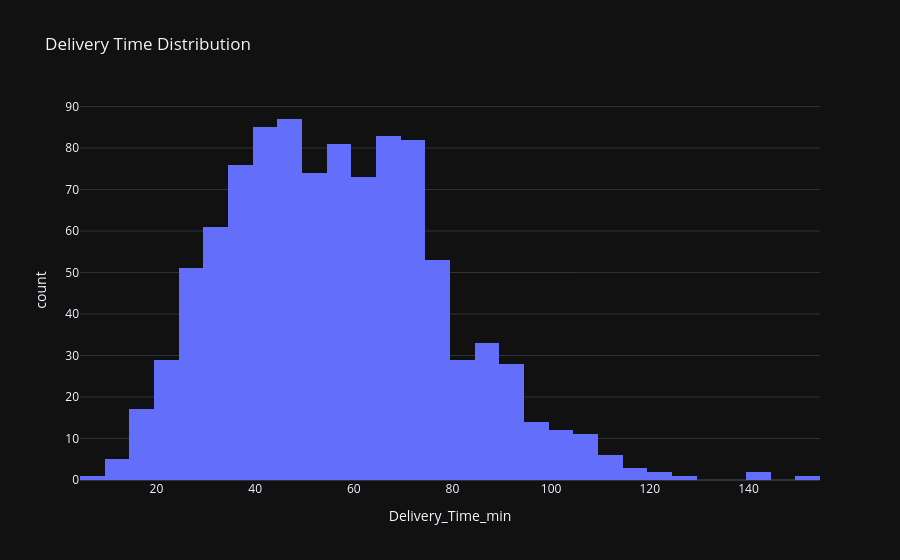

Notebook code for this chart:
### Code cell
fig = px.histogram(df, x='Delivery_Time_min', nbins=30, title='Delivery Time Distribution')
fig.show()

### Figure 1 — Plotly figure (JSON) as saved in the notebook; plotly's stock layout.template omitted (floating-point values rounded to 4 significant figures; data arrays with more than 128 entries replaced by an {"elided": "..."} marker saying what was removed)
{"data": [{"bingroup": "x", "hovertemplate": "Delivery_Time_min=%{x}<br>count=%{y}<extra></extra>", "legendgroup": "", "marker": {"color": "#636efa", "pattern": {"shape": ""}}, "name": "", "nbinsx": 30, "orientation": "v", "showlegend": false, "type": "histogram", "x": {"elided": "1000 int values"}, "xaxis": "x", "yaxis": "y"}], "layout": {"barmode": "relative", "legend": {"tracegroupgap": 0}, "title": {"text": "Delivery Time Distribution"}, "xaxis": {"anchor": "y", "domain": [0, 1], "title": {"text": "Delivery_Time_min"}}, "yaxis": {"anchor": "x", "domain": [0, 1], "title": {"text": "count"}}}}
